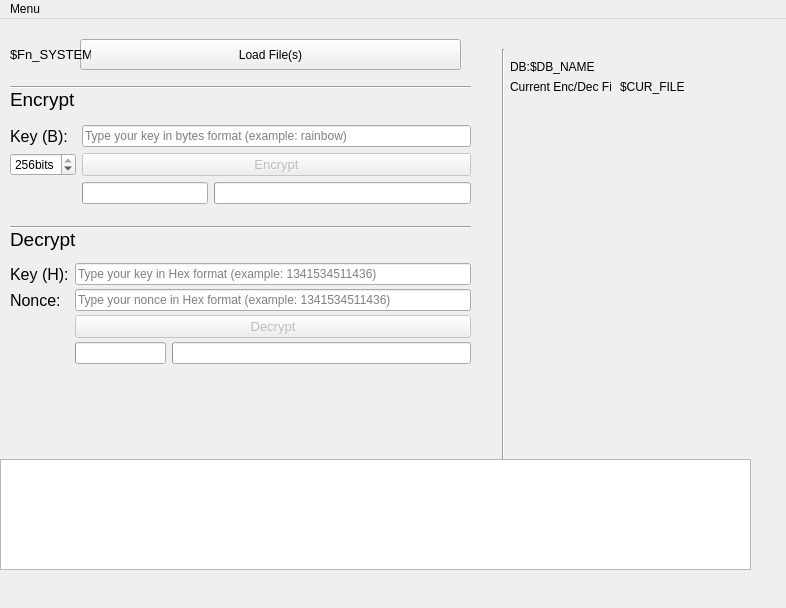
<?xml version="1.0" encoding="UTF-8"?>
<ui version="4.0">
 <class>MainWindow</class>
 <widget class="QMainWindow" name="MainWindow">
  <property name="enabled">
   <bool>true</bool>
  </property>
  <property name="geometry">
   <rect>
    <x>0</x>
    <y>0</y>
    <width>786</width>
    <height>608</height>
   </rect>
  </property>
  <property name="sizePolicy">
   <sizepolicy hsizetype="Preferred" vsizetype="Preferred">
    <horstretch>0</horstretch>
    <verstretch>0</verstretch>
   </sizepolicy>
  </property>
  <property name="minimumSize">
   <size>
    <width>786</width>
    <height>608</height>
   </size>
  </property>
  <property name="cursor">
   <cursorShape>SizeVerCursor</cursorShape>
  </property>
  <property name="acceptDrops">
   <bool>false</bool>
  </property>
  <property name="windowTitle">
   <string>FN</string>
  </property>
  <property name="autoFillBackground">
   <bool>false</bool>
  </property>
  <property name="documentMode">
   <bool>false</bool>
  </property>
  <widget class="QWidget" name="centralwidget">
   <widget class="QWidget" name="gridLayoutWidget">
    <property name="geometry">
     <rect>
      <x>10</x>
      <y>100</y>
      <width>461</width>
      <height>91</height>
     </rect>
    </property>
    <layout class="QGridLayout" name="encrypt_form">
     <property name="verticalSpacing">
      <number>0</number>
     </property>
     <item row="2" column="0">
      <widget class="QSpinBox" name="key_gen_bits">
       <property name="sizePolicy">
        <sizepolicy hsizetype="Fixed" vsizetype="Fixed">
         <horstretch>0</horstretch>
         <verstretch>0</verstretch>
        </sizepolicy>
       </property>
       <property name="suffix">
        <string>bits</string>
       </property>
       <property name="minimum">
        <number>128</number>
       </property>
       <property name="maximum">
        <number>256</number>
       </property>
       <property name="singleStep">
        <number>64</number>
       </property>
       <property name="value">
        <number>256</number>
       </property>
      </widget>
     </item>
     <item row="3" column="2" colspan="2">
      <widget class="QProgressBar" name="enc_progressBar">
       <property name="enabled">
        <bool>true</bool>
       </property>
       <property name="sizePolicy">
        <sizepolicy hsizetype="Preferred" vsizetype="Fixed">
         <horstretch>0</horstretch>
         <verstretch>0</verstretch>
        </sizepolicy>
       </property>
       <property name="value">
        <number>0</number>
       </property>
       <property name="textVisible">
        <bool>true</bool>
       </property>
       <property name="invertedAppearance">
        <bool>false</bool>
       </property>
       <property name="textDirection">
        <enum>QProgressBar::TopToBottom</enum>
       </property>
       <property name="format">
        <string/>
       </property>
      </widget>
     </item>
     <item row="2" column="1" colspan="3">
      <widget class="QPushButton" name="enc_button">
       <property name="enabled">
        <bool>false</bool>
       </property>
       <property name="font">
        <font>
         <pointsize>10</pointsize>
        </font>
       </property>
       <property name="text">
        <string>Encrypt</string>
       </property>
      </widget>
     </item>
     <item row="1" column="0">
      <widget class="QLabel" name="enc_key_label">
       <property name="enabled">
        <bool>true</bool>
       </property>
       <property name="font">
        <font>
         <pointsize>12</pointsize>
        </font>
       </property>
       <property name="layoutDirection">
        <enum>Qt::LeftToRight</enum>
       </property>
       <property name="text">
        <string>Key (B):</string>
       </property>
      </widget>
     </item>
     <item row="3" column="1">
      <widget class="QProgressBar" name="enc_files_counter_progressBar">
       <property name="enabled">
        <bool>true</bool>
       </property>
       <property name="sizePolicy">
        <sizepolicy hsizetype="Minimum" vsizetype="Ignored">
         <horstretch>0</horstretch>
         <verstretch>0</verstretch>
        </sizepolicy>
       </property>
       <property name="value">
        <number>0</number>
       </property>
       <property name="textVisible">
        <bool>true</bool>
       </property>
       <property name="invertedAppearance">
        <bool>false</bool>
       </property>
       <property name="textDirection">
        <enum>QProgressBar::TopToBottom</enum>
       </property>
       <property name="format">
        <string/>
       </property>
      </widget>
     </item>
     <item row="1" column="1" colspan="3">
      <widget class="QLineEdit" name="fn_key_input">
       <property name="inputMask">
        <string/>
       </property>
       <property name="maxLength">
        <number>32767</number>
       </property>
       <property name="placeholderText">
        <string>Type your key in bytes format (example: rainbow)</string>
       </property>
      </widget>
     </item>
    </layout>
   </widget>
   <widget class="QWidget" name="gridLayoutWidget_2">
    <property name="geometry">
     <rect>
      <x>10</x>
      <y>240</y>
      <width>461</width>
      <height>111</height>
     </rect>
    </property>
    <layout class="QGridLayout" name="decrypt_form">
     <property name="horizontalSpacing">
      <number>6</number>
     </property>
     <property name="verticalSpacing">
      <number>0</number>
     </property>
     <item row="1" column="0">
      <widget class="QLabel" name="dec_key_label">
       <property name="sizePolicy">
        <sizepolicy hsizetype="Maximum" vsizetype="Ignored">
         <horstretch>0</horstretch>
         <verstretch>0</verstretch>
        </sizepolicy>
       </property>
       <property name="font">
        <font>
         <pointsize>12</pointsize>
        </font>
       </property>
       <property name="text">
        <string>Key (H):</string>
       </property>
      </widget>
     </item>
     <item row="2" column="1" colspan="2">
      <widget class="QLineEdit" name="dec_nonce_input">
       <property name="placeholderText">
        <string>Type your nonce in Hex format (example: 1341534511436)</string>
       </property>
      </widget>
     </item>
     <item row="4" column="1">
      <widget class="QProgressBar" name="dec_files_counter_progressBar">
       <property name="sizePolicy">
        <sizepolicy hsizetype="Minimum" vsizetype="Ignored">
         <horstretch>0</horstretch>
         <verstretch>0</verstretch>
        </sizepolicy>
       </property>
       <property name="value">
        <number>0</number>
       </property>
       <property name="format">
        <string/>
       </property>
      </widget>
     </item>
     <item row="3" column="1" colspan="2">
      <widget class="QPushButton" name="dec_button">
       <property name="enabled">
        <bool>false</bool>
       </property>
       <property name="font">
        <font>
         <pointsize>10</pointsize>
        </font>
       </property>
       <property name="text">
        <string>Decrypt</string>
       </property>
      </widget>
     </item>
     <item row="2" column="0">
      <widget class="QLabel" name="dec_nonce_label">
       <property name="sizePolicy">
        <sizepolicy hsizetype="Maximum" vsizetype="Preferred">
         <horstretch>0</horstretch>
         <verstretch>0</verstretch>
        </sizepolicy>
       </property>
       <property name="font">
        <font>
         <pointsize>12</pointsize>
        </font>
       </property>
       <property name="text">
        <string>Nonce:</string>
       </property>
      </widget>
     </item>
     <item row="4" column="2">
      <widget class="QProgressBar" name="dec_progressBar">
       <property name="enabled">
        <bool>true</bool>
       </property>
       <property name="sizePolicy">
        <sizepolicy hsizetype="Expanding" vsizetype="Fixed">
         <horstretch>0</horstretch>
         <verstretch>0</verstretch>
        </sizepolicy>
       </property>
       <property name="value">
        <number>0</number>
       </property>
       <property name="textVisible">
        <bool>true</bool>
       </property>
       <property name="invertedAppearance">
        <bool>false</bool>
       </property>
       <property name="textDirection">
        <enum>QProgressBar::TopToBottom</enum>
       </property>
       <property name="format">
        <string/>
       </property>
      </widget>
     </item>
     <item row="1" column="1" colspan="2">
      <widget class="QLineEdit" name="dec_key_input">
       <property name="text">
        <string/>
       </property>
       <property name="placeholderText">
        <string>Type your key in Hex format (example: 1341534511436)</string>
       </property>
      </widget>
     </item>
    </layout>
   </widget>
   <widget class="QLabel" name="Decrypt_form_label">
    <property name="geometry">
     <rect>
      <x>10</x>
      <y>210</y>
      <width>71</width>
      <height>21</height>
     </rect>
    </property>
    <property name="font">
     <font>
      <pointsize>14</pointsize>
     </font>
    </property>
    <property name="text">
     <string>Decrypt</string>
    </property>
   </widget>
   <widget class="QPushButton" name="load_file_folder_button">
    <property name="geometry">
     <rect>
      <x>80</x>
      <y>20</y>
      <width>381</width>
      <height>31</height>
     </rect>
    </property>
    <property name="text">
     <string>Load File(s)</string>
    </property>
   </widget>
   <widget class="QLabel" name="Encrypt_form_label_2">
    <property name="geometry">
     <rect>
      <x>10</x>
      <y>70</y>
      <width>71</width>
      <height>21</height>
     </rect>
    </property>
    <property name="font">
     <font>
      <pointsize>14</pointsize>
     </font>
    </property>
    <property name="text">
     <string>Encrypt</string>
    </property>
   </widget>
   <widget class="QPlainTextEdit" name="Logger">
    <property name="enabled">
     <bool>true</bool>
    </property>
    <property name="geometry">
     <rect>
      <x>0</x>
      <y>440</y>
      <width>751</width>
      <height>111</height>
     </rect>
    </property>
    <property name="mouseTracking">
     <bool>false</bool>
    </property>
    <property name="readOnly">
     <bool>true</bool>
    </property>
    <property name="plainText">
     <string/>
    </property>
    <property name="backgroundVisible">
     <bool>false</bool>
    </property>
   </widget>
   <widget class="Line" name="line">
    <property name="geometry">
     <rect>
      <x>10</x>
      <y>200</y>
      <width>461</width>
      <height>16</height>
     </rect>
    </property>
    <property name="orientation">
     <enum>Qt::Horizontal</enum>
    </property>
   </widget>
   <widget class="Line" name="line_2">
    <property name="geometry">
     <rect>
      <x>10</x>
      <y>60</y>
      <width>461</width>
      <height>16</height>
     </rect>
    </property>
    <property name="orientation">
     <enum>Qt::Horizontal</enum>
    </property>
   </widget>
   <widget class="Line" name="line_3">
    <property name="geometry">
     <rect>
      <x>493</x>
      <y>30</y>
      <width>20</width>
      <height>411</height>
     </rect>
    </property>
    <property name="orientation">
     <enum>Qt::Vertical</enum>
    </property>
   </widget>
   <widget class="QLabel" name="DB_shortcut_label">
    <property name="geometry">
     <rect>
      <x>510</x>
      <y>40</y>
      <width>21</width>
      <height>16</height>
     </rect>
    </property>
    <property name="text">
     <string>DB:</string>
    </property>
   </widget>
   <widget class="QLabel" name="DB_shortcut_value">
    <property name="geometry">
     <rect>
      <x>530</x>
      <y>40</y>
      <width>251</width>
      <height>16</height>
     </rect>
    </property>
    <property name="text">
     <string>$DB_NAME</string>
    </property>
   </widget>
   <widget class="QLabel" name="Cur_file_shortcut_value">
    <property name="geometry">
     <rect>
      <x>620</x>
      <y>60</y>
      <width>171</width>
      <height>16</height>
     </rect>
    </property>
    <property name="text">
     <string>$CUR_FILE</string>
    </property>
   </widget>
   <widget class="QLabel" name="Cur_file_shortcut_label">
    <property name="geometry">
     <rect>
      <x>510</x>
      <y>60</y>
      <width>101</width>
      <height>16</height>
     </rect>
    </property>
    <property name="text">
     <string>Current Enc/Dec File:</string>
    </property>
   </widget>
   <widget class="QLabel" name="Fn_system_label">
    <property name="geometry">
     <rect>
      <x>10</x>
      <y>20</y>
      <width>81</width>
      <height>31</height>
     </rect>
    </property>
    <property name="font">
     <font>
      <pointsize>10</pointsize>
     </font>
    </property>
    <property name="tabletTracking">
     <bool>false</bool>
    </property>
    <property name="autoFillBackground">
     <bool>false</bool>
    </property>
    <property name="text">
     <string>$Fn_SYSTEM$</string>
    </property>
    <property name="textFormat">
     <enum>Qt::AutoText</enum>
    </property>
    <property name="scaledContents">
     <bool>false</bool>
    </property>
    <property name="textInteractionFlags">
     <set>Qt::NoTextInteraction</set>
    </property>
   </widget>
  </widget>
  <widget class="QMenuBar" name="menubar">
   <property name="geometry">
    <rect>
     <x>0</x>
     <y>0</y>
     <width>786</width>
     <height>21</height>
    </rect>
   </property>
   <widget class="QMenu" name="menuMenu">
    <property name="title">
     <string>Menu</string>
    </property>
    <widget class="QMenu" name="menuDB_settings">
     <property name="title">
      <string>DB Settings</string>
     </property>
     <property name="icon">
      <iconset>
       <normaloff>images/keys_DB_logo.png</normaloff>images/keys_DB_logo.png</iconset>
     </property>
     <addaction name="option_New_DB"/>
     <addaction name="separator"/>
     <addaction name="option_Import_DB_file"/>
     <addaction name="separator"/>
     <addaction name="option_Store_key_nonce_in_DB"/>
     <addaction name="option_Check_for_dublicate_key_nonce_in_DB"/>
     <addaction name="separator"/>
     <addaction name="option_Delete_key_nonce_after_decryption"/>
     <addaction name="option_not_verified_keep_key_nonce_DB"/>
    </widget>
    <widget class="QMenu" name="menuMain_Settings">
     <property name="tearOffEnabled">
      <bool>false</bool>
     </property>
     <property name="title">
      <string>Main Settings</string>
     </property>
     <property name="icon">
      <iconset>
       <normaloff>images/main_settings_logo.jpg</normaloff>images/main_settings_logo.jpg</iconset>
     </property>
     <addaction name="option_Check_for_Updates"/>
     <addaction name="option_Check_Update_on_program_startup"/>
     <addaction name="separator"/>
     <addaction name="option_Delete_original_file"/>
     <addaction name="option_not_decrypted_verified_keep_original_file"/>
     <addaction name="separator"/>
     <addaction name="option_Blocks_Size"/>
    </widget>
    <addaction name="menuMain_Settings"/>
    <addaction name="separator"/>
    <addaction name="menuDB_settings"/>
    <addaction name="separator"/>
    <addaction name="option_Save_Settings"/>
    <addaction name="separator"/>
   </widget>
   <addaction name="menuMenu"/>
  </widget>
  <action name="option_Import_DB_file">
   <property name="checkable">
    <bool>false</bool>
   </property>
   <property name="checked">
    <bool>false</bool>
   </property>
   <property name="icon">
    <iconset>
     <normaloff>images/import_DB.png</normaloff>images/import_DB.png</iconset>
   </property>
   <property name="text">
    <string>Import DB file...</string>
   </property>
  </action>
  <action name="option_Delete_key_nonce_after_decryption">
   <property name="checkable">
    <bool>true</bool>
   </property>
   <property name="checked">
    <bool>true</bool>
   </property>
   <property name="icon">
    <iconset>
     <normaloff>images/delete_key_nonce_DB.png</normaloff>images/delete_key_nonce_DB.png</iconset>
   </property>
   <property name="text">
    <string>Delete key/nonce after decryption</string>
   </property>
  </action>
  <action name="option_Check_for_Updates">
   <property name="icon">
    <iconset>
     <normaloff>images/pngkey.com-refresh-png-2424713.png</normaloff>images/pngkey.com-refresh-png-2424713.png</iconset>
   </property>
   <property name="text">
    <string>Check Update</string>
   </property>
  </action>
  <action name="option_Store_key_nonce_in_DB">
   <property name="checkable">
    <bool>true</bool>
   </property>
   <property name="checked">
    <bool>true</bool>
   </property>
   <property name="icon">
    <iconset>
     <normaloff>images/save_key_nonce_DB_logo.png</normaloff>images/save_key_nonce_DB_logo.png</iconset>
   </property>
   <property name="text">
    <string>Store key/nonce after encryption</string>
   </property>
  </action>
  <action name="option_Check_for_dublicate_key_nonce_in_DB">
   <property name="checkable">
    <bool>true</bool>
   </property>
   <property name="checked">
    <bool>true</bool>
   </property>
   <property name="icon">
    <iconset>
     <normaloff>images/check_duplicate_key_nonce_DB.png</normaloff>images/check_duplicate_key_nonce_DB.png</iconset>
   </property>
   <property name="text">
    <string>Check for dublicate key/nonce</string>
   </property>
  </action>
  <action name="option_Check_Update_on_program_startup">
   <property name="checkable">
    <bool>true</bool>
   </property>
   <property name="checked">
    <bool>true</bool>
   </property>
   <property name="text">
    <string>Auto Check Update on Startup</string>
   </property>
  </action>
  <action name="option_Save_Settings">
   <property name="icon">
    <iconset>
     <normaloff>images/save_settings_logo.png</normaloff>images/save_settings_logo.png</iconset>
   </property>
   <property name="text">
    <string>Save Settings</string>
   </property>
  </action>
  <action name="option_Blocks_Size">
   <property name="icon">
    <iconset>
     <normaloff>images/ram_logo.png</normaloff>images/ram_logo.png</iconset>
   </property>
   <property name="text">
    <string>Usable RAM</string>
   </property>
  </action>
  <action name="option_Delete_original_file">
   <property name="checkable">
    <bool>true</bool>
   </property>
   <property name="checked">
    <bool>true</bool>
   </property>
   <property name="icon">
    <iconset>
     <normaloff>images/delete_original_file_logo.png</normaloff>images/delete_original_file_logo.png</iconset>
   </property>
   <property name="text">
    <string>Delete original file</string>
   </property>
  </action>
  <action name="option_New_DB">
   <property name="icon">
    <iconset>
     <normaloff>images/new_DB_logo.png</normaloff>images/new_DB_logo.png</iconset>
   </property>
   <property name="text">
    <string>New DB...</string>
   </property>
  </action>
  <action name="option_Feedback">
   <property name="icon">
    <iconset>
     <normaloff>images/feedback_logo.png</normaloff>images/feedback_logo.png</iconset>
   </property>
   <property name="text">
    <string>Feedback</string>
   </property>
  </action>
  <action name="option_not_verified_keep_key_nonce_DB">
   <property name="checkable">
    <bool>true</bool>
   </property>
   <property name="checked">
    <bool>true</bool>
   </property>
   <property name="text">
    <string>If not decrypted verified, keep key/nonce</string>
   </property>
  </action>
  <action name="option_not_decrypted_verified_keep_original_file">
   <property name="checkable">
    <bool>true</bool>
   </property>
   <property name="checked">
    <bool>true</bool>
   </property>
   <property name="text">
    <string>If not decrypted verified, keep original file</string>
   </property>
  </action>
 </widget>
 <tabstops>
  <tabstop>fn_key_input</tabstop>
  <tabstop>enc_button</tabstop>
  <tabstop>key_gen_bits</tabstop>
  <tabstop>dec_key_input</tabstop>
  <tabstop>dec_nonce_input</tabstop>
  <tabstop>dec_button</tabstop>
 </tabstops>
 <resources>
  <include location="images/Logo.qrc"/>
 </resources>
 <connections/>
</ui>
